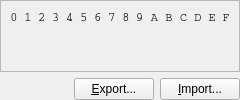
<?xml version="1.0" encoding="UTF-8"?>
<ui version="4.0">
 <class>RawResource</class>
 <widget class="QWidget" name="RawResource">
  <layout class="QVBoxLayout" name="verticalLayout">
   <property name="margin">
    <number>0</number>
   </property>
   <item>
    <widget class="QScrollArea" name="scrollArea">
     <widget class="QWidget" name="scrollAreaWidgetContents">
      <layout class="QGridLayout" name="gridLayout">
       <property name="sizeConstraint">
        <enum>QLayout::SetFixedSize</enum>
       </property>
       <item row="0" column="1">
        <widget class="QLabel" name="labelCol0">
         <property name="alignment">
          <set>Qt::AlignCenter</set>
         </property>
         <property name="font">
          <font>
           <family>Monospace, Courier</family>
          </font>
         </property>
         <property name="text">
          <string>0</string>
         </property>
        </widget>
       </item>
       <item row="0" column="2">
        <widget class="QLabel" name="labelCol1">
         <property name="alignment">
          <set>Qt::AlignCenter</set>
         </property>
         <property name="font">
          <font>
           <family>Monospace, Courier</family>
          </font>
         </property>
         <property name="text">
          <string>1</string>
         </property>
        </widget>
       </item>
       <item row="0" column="3">
        <widget class="QLabel" name="labelCol2">
         <property name="alignment">
          <set>Qt::AlignCenter</set>
         </property>
         <property name="font">
          <font>
           <family>Monospace, Courier</family>
          </font>
         </property>
         <property name="text">
          <string>2</string>
         </property>
        </widget>
       </item>
       <item row="0" column="4">
        <widget class="QLabel" name="labelCol3">
         <property name="alignment">
          <set>Qt::AlignCenter</set>
         </property>
         <property name="font">
          <font>
           <family>Monospace, Courier</family>
          </font>
         </property>
         <property name="text">
          <string>3</string>
         </property>
        </widget>
       </item>
       <item row="0" column="5">
        <widget class="QLabel" name="labelCol4">
         <property name="alignment">
          <set>Qt::AlignCenter</set>
         </property>
         <property name="font">
          <font>
           <family>Monospace, Courier</family>
          </font>
         </property>
         <property name="text">
          <string>4</string>
         </property>
        </widget>
       </item>
       <item row="0" column="6">
        <widget class="QLabel" name="labelCol5">
         <property name="alignment">
          <set>Qt::AlignCenter</set>
         </property>
         <property name="font">
          <font>
           <family>Monospace, Courier</family>
          </font>
         </property>
         <property name="text">
          <string>5</string>
         </property>
        </widget>
       </item>
       <item row="0" column="7">
        <widget class="QLabel" name="labelCol6">
         <property name="alignment">
          <set>Qt::AlignCenter</set>
         </property>
         <property name="font">
          <font>
           <family>Monospace, Courier</family>
          </font>
         </property>
         <property name="text">
          <string>6</string>
         </property>
        </widget>
       </item>
       <item row="0" column="8">
        <widget class="QLabel" name="labelCol7">
         <property name="alignment">
          <set>Qt::AlignCenter</set>
         </property>
         <property name="font">
          <font>
           <family>Monospace, Courier</family>
          </font>
         </property>
         <property name="text">
          <string>7</string>
         </property>
        </widget>
       </item>
       <item row="0" column="9">
        <widget class="QLabel" name="labelCol8">
         <property name="alignment">
          <set>Qt::AlignCenter</set>
         </property>
         <property name="font">
          <font>
           <family>Monospace, Courier</family>
          </font>
         </property>
         <property name="text">
          <string>8</string>
         </property>
        </widget>
       </item>
       <item row="0" column="10">
        <widget class="QLabel" name="labelCol9">
         <property name="alignment">
          <set>Qt::AlignCenter</set>
         </property>
         <property name="font">
          <font>
           <family>Monospace, Courier</family>
          </font>
         </property>
         <property name="text">
          <string>9</string>
         </property>
        </widget>
       </item>
       <item row="0" column="11">
        <widget class="QLabel" name="labelColA">
         <property name="alignment">
          <set>Qt::AlignCenter</set>
         </property>
         <property name="font">
          <font>
           <family>Monospace, Courier</family>
          </font>
         </property>
         <property name="text">
          <string>A</string>
         </property>
        </widget>
       </item>
       <item row="0" column="12">
        <widget class="QLabel" name="labelColB">
         <property name="alignment">
          <set>Qt::AlignCenter</set>
         </property>
         <property name="font">
          <font>
           <family>Monospace, Courier</family>
          </font>
         </property>
         <property name="text">
          <string>B</string>
         </property>
        </widget>
       </item>
       <item row="0" column="13">
        <widget class="QLabel" name="labelColC">
         <property name="alignment">
          <set>Qt::AlignCenter</set>
         </property>
         <property name="font">
          <font>
           <family>Monospace, Courier</family>
          </font>
         </property>
         <property name="text">
          <string>C</string>
         </property>
        </widget>
       </item>
       <item row="0" column="14">
        <widget class="QLabel" name="labelColD">
         <property name="alignment">
          <set>Qt::AlignCenter</set>
         </property>
         <property name="font">
          <font>
           <family>Monospace, Courier</family>
          </font>
         </property>
         <property name="text">
          <string>D</string>
         </property>
        </widget>
       </item>
       <item row="0" column="15">
        <widget class="QLabel" name="labelColE">
         <property name="alignment">
          <set>Qt::AlignCenter</set>
         </property>
         <property name="font">
          <font>
           <family>Monospace, Courier</family>
          </font>
         </property>
         <property name="text">
          <string>E</string>
         </property>
        </widget>
       </item>
       <item row="0" column="16">
        <widget class="QLabel" name="labelColF">
         <property name="alignment">
          <set>Qt::AlignCenter</set>
         </property>
         <property name="font">
          <font>
           <family>Monospace, Courier</family>
          </font>
         </property>
         <property name="text">
          <string>F</string>
         </property>
        </widget>
       </item>
      </layout>
     </widget>
    </widget>
   </item>
   <item>
    <layout class="QHBoxLayout">
     <item>
      <spacer>
       <property name="orientation">
        <enum>Qt::Horizontal</enum>
       </property>
       <property name="sizeHint">
        <size>
         <width>40</width>
         <height>20</height>
        </size>
       </property>
      </spacer>
     </item>
     <item>
      <widget class="QPushButton" name="buttonExport">
       <property name="text">
        <string>&amp;Export...</string>
       </property>
      </widget>
     </item>
     <item>
      <widget class="QPushButton" name="buttonImport">
       <property name="text">
        <string>&amp;Import...</string>
       </property>
      </widget>
     </item>
    </layout>
   </item>
  </layout>
 </widget>
 <resources/>
 <connections>
  <connection>
   <sender>buttonExport</sender>
   <signal>clicked()</signal>
   <receiver>RawResource</receiver>
   <slot>exportFile()</slot>
  </connection>
  <connection>
   <sender>buttonImport</sender>
   <signal>clicked()</signal>
   <receiver>RawResource</receiver>
   <slot>importFile()</slot>
  </connection>
 </connections>
</ui>
